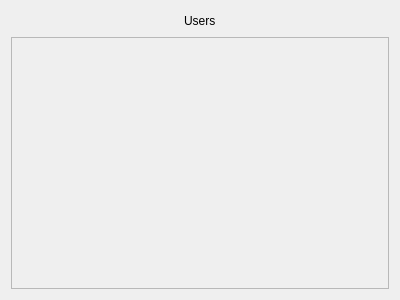
<?xml version="1.0" encoding="UTF-8"?>
<ui version="4.0">
 <class>viewer</class>
 <widget class="QDialog" name="viewer">
  <property name="enabled">
   <bool>true</bool>
  </property>
  <property name="geometry">
   <rect>
    <x>0</x>
    <y>0</y>
    <width>400</width>
    <height>300</height>
   </rect>
  </property>
  <property name="windowTitle">
   <string>Dialog</string>
  </property>
  <layout class="QVBoxLayout" name="verticalLayout">
   <item>
    <layout class="QHBoxLayout" name="horizontalLayout">
     <item>
      <spacer name="horizontalSpacer">
       <property name="orientation">
        <enum>Qt::Horizontal</enum>
       </property>
       <property name="sizeHint" stdset="0">
        <size>
         <width>40</width>
         <height>20</height>
        </size>
       </property>
      </spacer>
     </item>
     <item>
      <widget class="QLabel" name="label">
       <property name="enabled">
        <bool>true</bool>
       </property>
       <property name="text">
        <string>Users</string>
       </property>
      </widget>
     </item>
     <item>
      <spacer name="horizontalSpacer_2">
       <property name="orientation">
        <enum>Qt::Horizontal</enum>
       </property>
       <property name="sizeHint" stdset="0">
        <size>
         <width>40</width>
         <height>20</height>
        </size>
       </property>
      </spacer>
     </item>
    </layout>
   </item>
   <item>
    <widget class="QPlainTextEdit" name="users">
     <property name="enabled">
      <bool>false</bool>
     </property>
    </widget>
   </item>
  </layout>
 </widget>
 <resources/>
 <connections/>
</ui>
